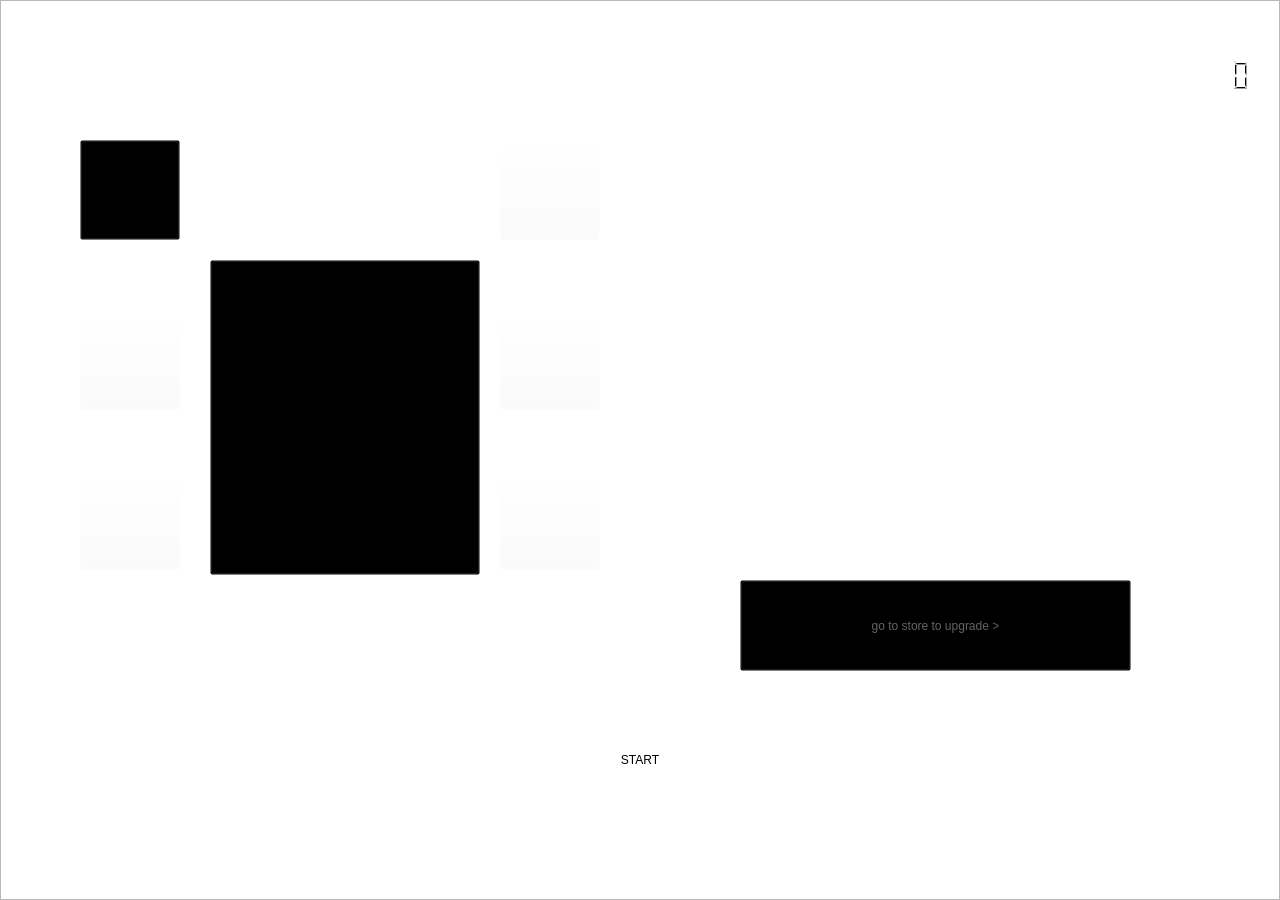
<?xml version="1.0" encoding="UTF-8"?>
<ui version="4.0">
 <class>player1_menuClass</class>
 <widget class="QWidget" name="player1_menuClass">
  <property name="geometry">
   <rect>
    <x>0</x>
    <y>0</y>
    <width>1280</width>
    <height>900</height>
   </rect>
  </property>
  <property name="windowTitle">
   <string>survivor.Q</string>
  </property>
  <widget class="QPushButton" name="back">
   <property name="geometry">
    <rect>
     <x>10</x>
     <y>20</y>
     <width>161</width>
     <height>61</height>
    </rect>
   </property>
   <property name="styleSheet">
    <string notr="true">font: 10pt &quot;Century&quot;;
color: rgba(255, 255, 255, 100);
</string>
   </property>
   <property name="text">
    <string>&lt; BACK</string>
   </property>
   <property name="flat">
    <bool>true</bool>
   </property>
  </widget>
  <widget class="QListView" name="coin">
   <property name="geometry">
    <rect>
     <x>1100</x>
     <y>40</y>
     <width>65</width>
     <height>65</height>
    </rect>
   </property>
   <property name="styleSheet">
    <string notr="true">background-image: url(:/new/prefix1/remenu/coin.png);</string>
   </property>
   <property name="frameShape">
    <enum>QFrame::NoFrame</enum>
   </property>
  </widget>
  <widget class="QLCDNumber" name="coin_num">
   <property name="geometry">
    <rect>
     <x>1170</x>
     <y>40</y>
     <width>81</width>
     <height>71</height>
    </rect>
   </property>
   <property name="font">
    <font>
     <family>Century</family>
     <pointsize>11</pointsize>
     <weight>50</weight>
     <italic>false</italic>
     <bold>false</bold>
    </font>
   </property>
   <property name="styleSheet">
    <string notr="true">font: 11pt &quot;Century&quot;;</string>
   </property>
   <property name="frameShape">
    <enum>QFrame::NoFrame</enum>
   </property>
   <property name="frameShadow">
    <enum>QFrame::Raised</enum>
   </property>
   <property name="segmentStyle">
    <enum>QLCDNumber::Filled</enum>
   </property>
   <property name="value" stdset="0">
    <double>0.000000000000000</double>
   </property>
  </widget>
  <widget class="QListView" name="background">
   <property name="enabled">
    <bool>true</bool>
   </property>
   <property name="geometry">
    <rect>
     <x>0</x>
     <y>0</y>
     <width>1280</width>
     <height>900</height>
    </rect>
   </property>
   <property name="styleSheet">
    <string notr="true">background-image: url(:/new/prefix1/remenu/gameMenu.png);</string>
   </property>
  </widget>
  <widget class="QPushButton" name="start">
   <property name="geometry">
    <rect>
     <x>490</x>
     <y>710</y>
     <width>300</width>
     <height>100</height>
    </rect>
   </property>
   <property name="styleSheet">
    <string notr="true">font: 15pt &quot;Century&quot;;</string>
   </property>
   <property name="text">
    <string>START</string>
   </property>
   <property name="flat">
    <bool>true</bool>
   </property>
  </widget>
  <widget class="QPushButton" name="weapon">
   <property name="geometry">
    <rect>
     <x>80</x>
     <y>140</y>
     <width>100</width>
     <height>100</height>
    </rect>
   </property>
   <property name="styleSheet">
    <string notr="true">background-image: url(:/new/prefix1/remenu/weapon_player1.png);
background-color:transparent;</string>
   </property>
   <property name="text">
    <string/>
   </property>
  </widget>
  <widget class="QPushButton" name="necklace">
   <property name="geometry">
    <rect>
     <x>80</x>
     <y>310</y>
     <width>100</width>
     <height>100</height>
    </rect>
   </property>
   <property name="styleSheet">
    <string notr="true">background-image: url(:/new/prefix1/remenu/necklace.png);
background-color: rgba(255, 255, 255, 0);</string>
   </property>
   <property name="text">
    <string/>
   </property>
  </widget>
  <widget class="QPushButton" name="gloves">
   <property name="geometry">
    <rect>
     <x>80</x>
     <y>470</y>
     <width>100</width>
     <height>100</height>
    </rect>
   </property>
   <property name="styleSheet">
    <string notr="true">background-image: url(:/new/prefix1/remenu/gloves.png);
background-color: rgba(255, 255, 255, 0);</string>
   </property>
   <property name="text">
    <string/>
   </property>
  </widget>
  <widget class="QPushButton" name="chestpate">
   <property name="geometry">
    <rect>
     <x>500</x>
     <y>140</y>
     <width>100</width>
     <height>100</height>
    </rect>
   </property>
   <property name="styleSheet">
    <string notr="true">background-image: url(:/new/prefix1/remenu/chestplate.png);
background-color: rgba(255, 255, 255, 0);</string>
   </property>
   <property name="text">
    <string/>
   </property>
  </widget>
  <widget class="QPushButton" name="belt">
   <property name="geometry">
    <rect>
     <x>500</x>
     <y>310</y>
     <width>100</width>
     <height>100</height>
    </rect>
   </property>
   <property name="styleSheet">
    <string notr="true">background-image: url(:/new/prefix1/remenu/belt.png);
background-color: rgba(255, 255, 255, 0);</string>
   </property>
   <property name="text">
    <string/>
   </property>
  </widget>
  <widget class="QPushButton" name="boot">
   <property name="geometry">
    <rect>
     <x>500</x>
     <y>470</y>
     <width>100</width>
     <height>100</height>
    </rect>
   </property>
   <property name="styleSheet">
    <string notr="true">background-image: url(:/new/prefix1/remenu/boots.png);
background-color: rgba(255, 255, 255, 0);</string>
   </property>
   <property name="text">
    <string/>
   </property>
  </widget>
  <widget class="QPlainTextEdit" name="textbox">
   <property name="enabled">
    <bool>false</bool>
   </property>
   <property name="geometry">
    <rect>
     <x>750</x>
     <y>150</y>
     <width>451</width>
     <height>411</height>
    </rect>
   </property>
   <property name="styleSheet">
    <string notr="true">background-color:transparent;
font: 16pt &quot;Century&quot;;
color: rgba(255, 255, 255, 200);</string>
   </property>
   <property name="frameShape">
    <enum>QFrame::NoFrame</enum>
   </property>
   <property name="verticalScrollBarPolicy">
    <enum>Qt::ScrollBarAlwaysOff</enum>
   </property>
   <property name="horizontalScrollBarPolicy">
    <enum>Qt::ScrollBarAlwaysOff</enum>
   </property>
   <property name="plainText">
    <string>Weapon

Level:1
ATK:20 (40)

</string>
   </property>
  </widget>
  <widget class="QPushButton" name="go_to_store">
   <property name="geometry">
    <rect>
     <x>740</x>
     <y>580</y>
     <width>391</width>
     <height>91</height>
    </rect>
   </property>
   <property name="styleSheet">
    <string notr="true">font: 11pt &quot;Century&quot;;
background-color:transparent;
color: rgba(255, 255, 255, 100);
</string>
   </property>
   <property name="text">
    <string>go to store to upgrade &gt;</string>
   </property>
  </widget>
  <widget class="QPushButton" name="player1">
   <property name="geometry">
    <rect>
     <x>210</x>
     <y>260</y>
     <width>270</width>
     <height>315</height>
    </rect>
   </property>
   <property name="styleSheet">
    <string notr="true">background-image: url(:/new/prefix1/remenu/player1_big.png);
background-color:transparent;</string>
   </property>
   <property name="text">
    <string/>
   </property>
  </widget>
  <widget class="QLineEdit" name="orders">
   <property name="enabled">
    <bool>false</bool>
   </property>
   <property name="geometry">
    <rect>
     <x>70</x>
     <y>90</y>
     <width>581</width>
     <height>31</height>
    </rect>
   </property>
   <property name="styleSheet">
    <string notr="true">font: 9pt &quot;Century&quot;;
background-color:transparent;
color: rgba(255, 255, 255, 100);</string>
   </property>
   <property name="text">
    <string>          press images to check the attributes</string>
   </property>
   <property name="frame">
    <bool>false</bool>
   </property>
  </widget>
  <zorder>background</zorder>
  <zorder>back</zorder>
  <zorder>coin</zorder>
  <zorder>coin_num</zorder>
  <zorder>start</zorder>
  <zorder>weapon</zorder>
  <zorder>necklace</zorder>
  <zorder>gloves</zorder>
  <zorder>chestpate</zorder>
  <zorder>belt</zorder>
  <zorder>boot</zorder>
  <zorder>textbox</zorder>
  <zorder>go_to_store</zorder>
  <zorder>player1</zorder>
  <zorder>orders</zorder>
 </widget>
 <layoutdefault spacing="6" margin="11"/>
 <resources>
  <include location="remenu.qrc"/>
 </resources>
 <connections/>
</ui>
